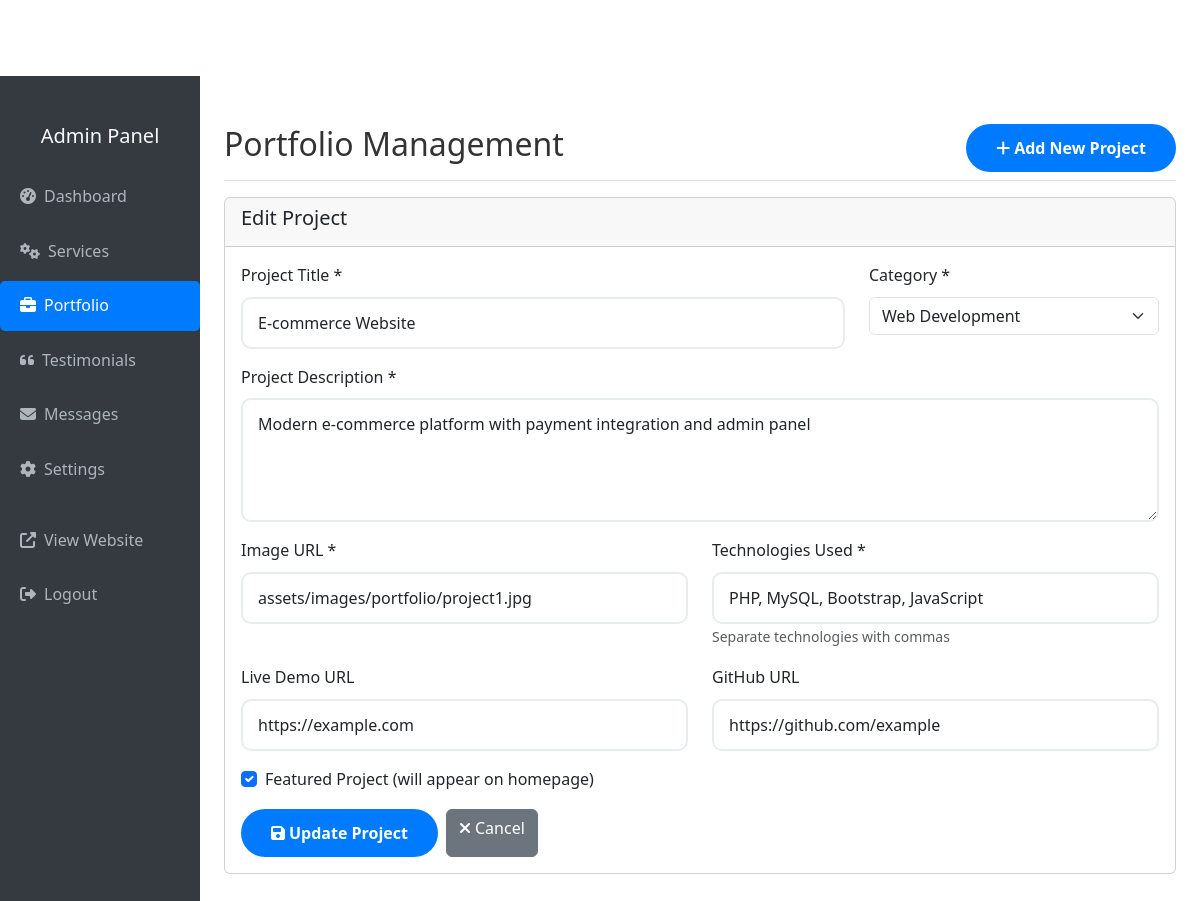
/assets/admin/portfolio.php?action=edit&id=1 (signed in), run on the app's committed database.
### tables this page shows
CREATE TABLE portfolio (
    id INT AUTO_INCREMENT PRIMARY KEY,
    title VARCHAR(100) NOT NULL,
    description TEXT NOT NULL,
    image_url VARCHAR(255) NOT NULL,
    project_url VARCHAR(255),
    github_url VARCHAR(255),
    technologies VARCHAR(255) NOT NULL,
    category VARCHAR(50) DEFAULT 'Web Development',
    is_featured BOOLEAN DEFAULT FALSE,
    created_at TIMESTAMP DEFAULT CURRENT_TIMESTAMP,
    updated_at TIMESTAMP DEFAULT CURRENT_TIMESTAMP ON UPDATE CURRENT_TIMESTAMP
);

### assets/admin/portfolio.php (the view, shortened to what this page needs)
<?php
$database = new Database();
$db = $database->getConnection();
$action = $_GET['action'] ?? 'list';
$project = null;
if ($action === 'edit' && isset($_GET['id'])) {
    $id = (int)$_GET['id'];
    $query = "SELECT * FROM portfolio WHERE id = ?";
    $stmt = $db->prepare($query);
    $stmt->execute([$id]);
    $project = $stmt->fetch(PDO::FETCH_ASSOC);
}
?>
<!DOCTYPE html>
<html lang="en">
<head>
    <link href="https://cdn.jsdelivr.net/npm/bootstrap@5.3.0/dist/css/bootstrap.min.css" rel="stylesheet">
    <link rel="stylesheet" href="https://cdnjs.cloudflare.com/ajax/libs/font-awesome/6.4.0/css/all.min.css">
    <link rel="stylesheet" href="../assets/css/style.css">
</head>
<body>
    <div class="container-fluid">
        <div class="row">
            <nav class="col-md-3 col-lg-2 d-md-block admin-sidebar collapse">
                <div class="position-sticky pt-3">
                    <div class="text-center mb-4">
                        <h5 class="text-light">Admin Panel</h5>
                    </div>
                    <ul class="nav flex-column">
                        <li class="nav-item">
                            <a class="nav-link" href="dashboard.php">
                                <i class="fas fa-tachometer-alt me-2"></i>Dashboard
                            </a>
                        </li>
                        <li class="nav-item">
                            <a class="nav-link" href="services.php">
                                <i class="fas fa-cogs me-2"></i>Services
                            </a>
                        </li>
                        <li class="nav-item">
                            <a class="nav-link active" href="portfolio.php">
                                <i class="fas fa-briefcase me-2"></i>Portfolio
                            </a>
                        </li>
                        <li class="nav-item">
                            <a class="nav-link" href="testimonials.php">
                                <i class="fas fa-quote-left me-2"></i>Testimonials
                            </a>
                        </li>
                        <li class="nav-item">
                            <a class="nav-link" href="messages.php">
                                <i class="fas fa-envelope me-2"></i>Messages
                            </a>
                        </li>
                        <li class="nav-item">
                            <a class="nav-link" href="settings.php">
                                <i class="fas fa-cog me-2"></i>Settings
                            </a>
                        </li>
                        <li class="nav-item mt-3">
                            <a class="nav-link" href="../index.php" target="_blank">
                                <i class="fas fa-external-link-alt me-2"></i>View Website
                            </a>
                        </li>
                        <li class="nav-item">
                            <a class="nav-link" href="logout.php">
                                <i class="fas fa-sign-out-alt me-2"></i>Logout
                            </a>
                        </li>
                    </ul>
                </div>
            </nav>
            <main class="col-md-9 ms-sm-auto col-lg-10 px-md-4 admin-content">
                <div class="d-flex justify-content-between flex-wrap flex-md-nowrap align-items-center pt-3 pb-2 mb-3 border-bottom">
                    <h1 class="h2">Portfolio Management</h1>
                    <div class="btn-toolbar mb-2 mb-md-0">
                        <a href="?action=add" class="btn btn-primary">
                            <i class="fas fa-plus me-1"></i>Add New Project
                        </a>
                    </div>
                </div>
                <?php if ($action === 'add' || $action === 'edit'): ?>
                <div class="card">
                    <div class="card-header">
                        <h5><?php echo $action === 'add' ? 'Add New Project' : 'Edit Project'; ?></h5>
                    </div>
                    <div class="card-body">
                        <form method="POST">
                            <div class="row">
                                <div class="col-md-8 mb-3">
                                    <label for="title" class="form-label">Project Title *</label>
                                    <input type="text" class="form-control" id="title" name="title"
                                           value="<?php echo htmlspecialchars($project['title'] ?? ''); ?>" required>
                                </div>
                                <div class="col-md-4 mb-3">
                                    <label for="category" class="form-label">Category *</label>
                                    <select class="form-select" id="category" name="category" required>
                                        <option value="Web Development" <?php echo ($project['category'] ?? '') === 'Web Development' ? 'selected' : ''; ?>>Web Development</option>
                                    </select>
                                </div>
                            </div>
                            <div class="mb-3">
                                <label for="description" class="form-label">Project Description *</label>
                                <textarea class="form-control" id="description" name="description" rows="4" required><?php echo htmlspecialchars($project['description'] ?? ''); ?></textarea>
                            </div>
                            <div class="row">
                                <div class="col-md-6 mb-3">
                                    <label for="image_url" class="form-label">Image URL *</label>
                                    <input type="url" class="form-control" id="image_url" name="image_url"
                                           value="<?php echo htmlspecialchars($project['image_url'] ?? ''); ?>"
                                           placeholder="https://example.com/image.jpg" required>
                                </div>
                                <div class="col-md-6 mb-3">
                                    <label for="technologies" class="form-label">Technologies Used *</label>
                                    <input type="text" class="form-control" id="technologies" name="technologies"
                                           value="<?php echo htmlspecialchars($project['technologies'] ?? ''); ?>"
                                           placeholder="PHP, MySQL, Bootstrap, JavaScript" required>
                                    <small class="form-text text-muted">Separate technologies with commas</small>
                                </div>
                            </div>
                            <div class="row">
                                <div class="col-md-6 mb-3">
                                    <label for="project_url" class="form-label">Live Demo URL</label>
                                    <input type="url" class="form-control" id="project_url" name="project_url"
                                           value="<?php echo htmlspecialchars($project['project_url'] ?? ''); ?>"
                                           placeholder="https://example.com">
                                </div>
                                <div class="col-md-6 mb-3">
                                    <label for="github_url" class="form-label">GitHub URL</label>
                                    <input type="url" class="form-control" id="github_url" name="github_url"
                                           value="<?php echo htmlspecialchars($project['github_url'] ?? ''); ?>"
                                           placeholder="https://github.com/username/project">
                                </div>
                            </div>
                            <div class="mb-3">
                                <div class="form-check">
                                    <input class="form-check-input" type="checkbox" id="is_featured" name="is_featured"
                                           <?php echo ($project['is_featured'] ?? 0) ? 'checked' : ''; ?>>
                                    <label class="form-check-label" for="is_featured">
                                        Featured Project (will appear on homepage)
                                    </label>
                                </div>
                            </div>
                            <div class="d-flex gap-2">
                                <button type="submit" class="btn btn-primary">
                                    <i class="fas fa-save me-1"></i><?php echo $action === 'add' ? 'Add Project' : 'Update Project'; ?>
                                </button>
                                <a href="portfolio.php" class="btn btn-secondary">
                                    <i class="fas fa-times me-1"></i>Cancel
                                </a>
                            </div>
                        </form>
                    </div>
                </div>
                <?php endif; ?>
            </main>
        </div>
    </div>
</body>
</html>

### assets/css/style.css (style rules this page uses)
:root { --primary-color: #007bff; --secondary-color: #6c757d; --accent-color: #28a745; --dark-color: #343a40; --light-color: #f8f9fa; --gradient: linear-gradient(135deg, #667eea 0%, #764ba2 100%); }
* { margin: 0; padding: 0; box-sizing: border-box; }
body { font-family: 'Segoe UI', Tahoma, Geneva, Verdana, sans-serif; line-height: 1.6; color: #333; padding-top: 76px; }
.btn-primary { background: var(--primary-color); border: none; padding: 12px 30px; font-weight: 600; border-radius: 50px; transition: all 0.3s ease; }
.form-control { border: 2px solid #e9ecef; border-radius: 10px; padding: 12px 15px; transition: border-color 0.3s ease; }
.admin-sidebar { background: var(--dark-color); min-height: 100vh; padding: 2rem 0; }
.admin-sidebar .nav-link { color: #adb5bd; padding: 12px 20px; border-radius: 5px; margin-bottom: 5px; transition: all 0.3s ease; }
.admin-sidebar .nav-link:hover, .admin-sidebar .nav-link.active { background: var(--primary-color); color: white; }
.admin-content { padding: 2rem; }

### data on the page
portfolio: title "E-commerce Website", category "Web Development", description "Modern e-commerce platform with payment integration and admin panel", image_url "assets/images/portfolio/project1.jpg", technologies "PHP, MySQL, Bootstrap, JavaScript", project_url "https://example.com", github_url "https://github.com/example", is_featured "☑"
